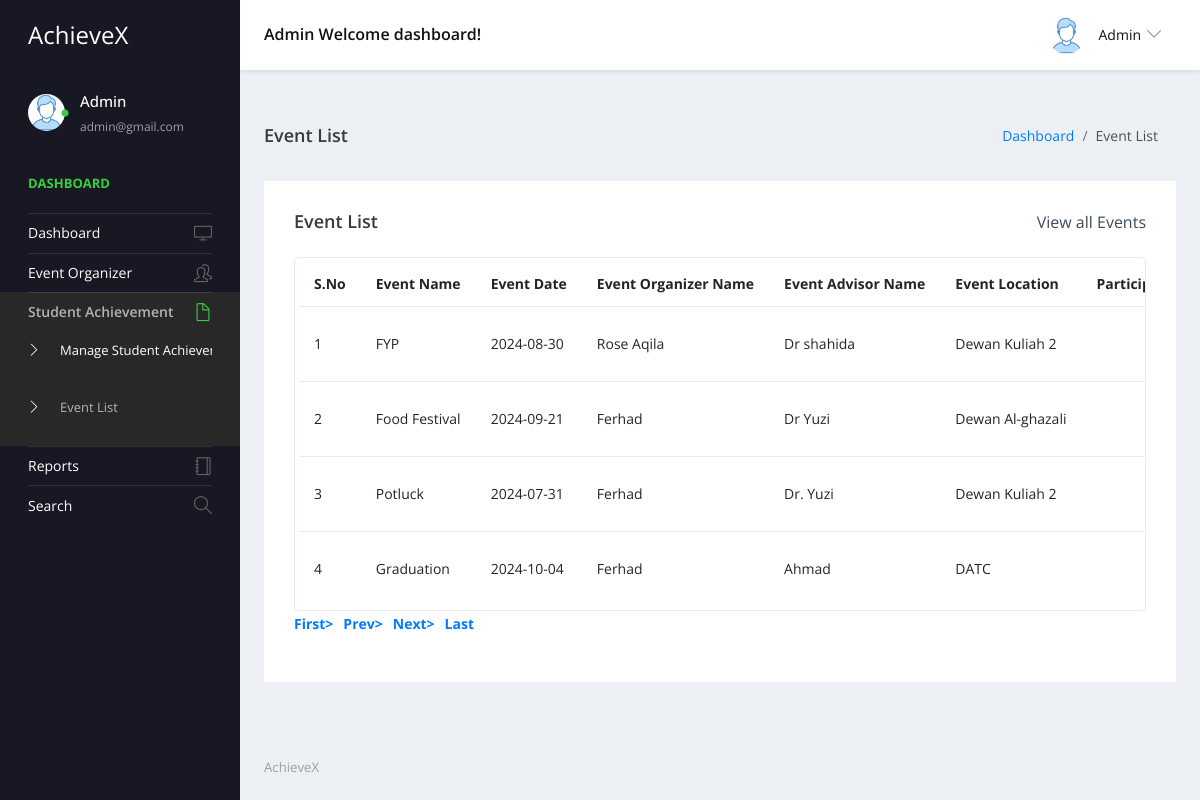
/admin/event-list.php (signed in), run on the app's committed database.
### tables this page shows
CREATE TABLE `tblevent` (
  `ID` int(5) NOT NULL,
  `eventname` varchar(50) DEFAULT NULL,
  `eventdate` date NOT NULL,
  `eoname` varchar(20) NOT NULL,
  `eaname` varchar(20) NOT NULL,
  `eventloc` varchar(50) DEFAULT NULL,
  `CreationDate` timestamp NULL DEFAULT current_timestamp()
);

### admin/event-list.php (the view, shortened to what this page needs)
<?php
include('includes/dbconnection.php');
if (!isset($_SESSION['sturecmsaid']) || strlen($_SESSION['sturecmsaid']) == 0) {
  header('location:logout.php');
  exit;
}
else {
?>
    <!DOCTYPE html>
    <html lang="en">
    <head>
        <link rel="stylesheet" href="vendors/simple-line-icons/css/simple-line-icons.css">
        <link rel="stylesheet" href="vendors/flag-icon-css/css/flag-icon.min.css">
        <link rel="stylesheet" href="vendors/css/vendor.bundle.base.css">
        <link rel="stylesheet" href="./vendors/daterangepicker/daterangepicker.css">
        <link rel="stylesheet" href="./vendors/chartist/chartist.min.css">
        <link rel="stylesheet" href="./css/style.css">
    </head>
    <body>
        <div class="container-scroller">
            <?php include_once('includes/header.php'); ?>
            <div class="container-fluid page-body-wrapper">
                <?php include_once('includes/sidebar.php'); ?>
                <div class="main-panel">
                    <div class="content-wrapper">
                        <div class="page-header">
                            <h3 class="page-title"> Event List</h3>
                            <nav aria-label="breadcrumb">
                                <ol class="breadcrumb">
                                    <li class="breadcrumb-item"><a href="dashboard.php">Dashboard</a></li>
                                    <li class="breadcrumb-item active" aria-current="page"> Event List</li>
                                </ol>
                            </nav>
                        </div>
                        <div class="row">
                            <div class="col-md-12 grid-margin stretch-card">
                                <div class="card">
                                    <div class="card-body">
                                        <div class="d-sm-flex align-items-center mb-4">
                                            <h4 class="card-title mb-sm-0">Event List</h4>
                                            <a href="#" class="text-dark ml-auto mb-3 mb-sm-0"> View all Events</a>
                                        </div>
                                        <div class="table-responsive border rounded p-1">
                                            <table class="table">
                                                <thead>
                                                    <tr>
                                                        <th class="font-weight-bold">S.No</th>
                                                        <th class="font-weight-bold">Event Name</th>
                                                        <th class="font-weight-bold">Event Date</th>
                                                        <th class="font-weight-bold">Event Organizer Name</th>
                                                        <th class="font-weight-bold">Event Advisor Name</th>
                                                        <th class="font-weight-bold">Event Location</th>
                                                        <th class="font-weight-bold">Participate List</th>
                                                    </tr>
                                                </thead>
                                                <tbody>
                                                    <?php
                                                    if (isset($_GET['pageno'])) {
                                                        $pageno = $_GET['pageno'];
                                                    } else {
                                                        $pageno = 1;
                                                    }
                                                    $no_of_records_per_page = 15;
                                                    $offset = ($pageno - 1) * $no_of_records_per_page;
                                                    $ret = "SELECT ID FROM tblevent";
                                                    $query1 = $dbh->prepare($ret);
                                                    $query1->execute();
                                                    $total_rows = $query1->rowCount();
                                                    $total_pages = ceil($total_rows / $no_of_records_per_page);
                                                    $sql = "SELECT * from tblevent LIMIT $offset, $no_of_records_per_page";
                                                    $query = $dbh->prepare($sql);
                                                    $query->execute();
                                                    $results = $query->fetchAll(PDO::FETCH_OBJ);
                                                    $cnt = 1;
                                                    if ($query->rowCount() > 0) {
                                                        foreach ($results as $row) {               ?>
                                                            <tr>
                                                                <td><?php echo htmlentities($cnt); ?></td>
                                                                <td><?php echo htmlentities($row->eventname); ?></td>
                                                                <td><?php echo htmlentities($row->eventdate); ?></td>
                                                                <td><?php echo htmlentities($row->eoname); ?></td>
                                                                <td><?php echo htmlentities($row->eaname); ?></td>
                                                                <td><?php echo htmlentities($row->eventloc); ?></td>
                                                                <td>
                                                                </td>
                                                            </tr><?php $cnt = $cnt + 1;
                                                                }
                                                            } ?>
                                                </tbody>
                                            </table>
                                        </div>
                                        <div align="left">
                                            <ul class="pagination">
                                                <li><a href="?pageno=1"><strong>First></strong></a></li>
                                                <li class="<?php if ($pageno <= 1) {
                                                                echo 'disabled';
                                                            } ?>">
                                                    <a href="<?php if ($pageno <= 1) {
                                                                    echo '#';
                                                                } else {
                                                                    echo "?pageno=" . ($pageno - 1);
                                                                } ?>"><strong style="padding-left: 10px">Prev></strong></a>
                                                </li>
                                                <li class="<?php if ($pageno >= $total_pages) {
                                                                echo 'disabled';
                                                            } ?>">
                                                    <a href="<?php if ($pageno >= $total_pages) {
                                                                    echo '#';
                                                                } else {
                                                                    echo "?pageno=" . ($pageno + 1);
                                                                } ?>"><strong style="padding-left: 10px">Next></strong></a>
                                                </li>
                                                <li><a href="?pageno=<?php echo $total_pages; ?>"><strong style="padding-left: 10px">Last</strong></a></li>
                                            </ul>
                                        </div>
                                    </div>
                                </div>
                            </div>
                        </div>
                    </div>
                    <?php include_once('includes/footer.php'); ?>
                </div>
            </div>
        </div>
    </body>
    </html><?php }  ?>

### admin/includes/header.php (shortened to what this page needs)
 <nav class="navbar default-layout-navbar col-lg-12 col-12 p-0 fixed-top d-flex flex-row">
        <div class="navbar-brand-wrapper d-flex align-items-center">
          <a class="navbar-brand brand-logo" href="dashboard.php">
            <strong style="color: white;">AchieveX</strong>
          </a>
        </div><?php
         $aid= $_SESSION['sturecmsaid'];
$sql="SELECT * from tbladmin where ID=:aid";
$query = $dbh -> prepare($sql);
$query->bindParam(':aid',$aid,PDO::PARAM_STR);
$query->execute();
$results=$query->fetchAll(PDO::FETCH_OBJ);
$cnt=1;
if($query->rowCount() > 0)
{
foreach($results as $row)
{               ?>
        <div class="navbar-menu-wrapper d-flex align-items-center flex-grow-1">
          <h5 class="mb-0 font-weight-medium d-none d-lg-flex"><?php  echo htmlentities($row->AdminName);?> Welcome dashboard!</h5>
          <ul class="navbar-nav navbar-nav-right ml-auto">
            <li class="nav-item dropdown d-none d-xl-inline-flex user-dropdown">
              <a class="nav-link dropdown-toggle" id="UserDropdown" href="#" data-toggle="dropdown" aria-expanded="false">
                <img class="img-xs rounded-circle ml-2" src="images/faces/face8.jpg" alt="Profile image"> <span class="font-weight-normal"> <?php  echo htmlentities($row->AdminName);?> </span></a>
                <?php $cnt=$cnt+1;}} ?>
            </li>
          </ul>
        </div>
      </nav>

### admin/includes/sidebar.php (shortened to what this page needs)
<nav class="sidebar sidebar-offcanvas" id="sidebar">
  <ul class="nav">
    <li class="nav-item nav-profile">
      <a href="#" class="nav-link">
        <div class="profile-image">
          <img class="img-xs rounded-circle" src="images/faces/face8.jpg" alt="profile image">
          <div class="dot-indicator bg-success"></div>
        </div>
        <div class="text-wrapper">
          <?php
          $aid = $_SESSION['sturecmsaid'];
          $sql = "SELECT * from tbladmin where ID=:aid";
          $query = $dbh->prepare($sql);
          $query->bindParam(':aid', $aid, PDO::PARAM_STR);
          $query->execute();
          $results = $query->fetchAll(PDO::FETCH_OBJ);
          $cnt = 1;
          if ($query->rowCount() > 0) {
            foreach ($results as $row) {               ?>
              <p class="profile-name"><?php echo htmlentities($row->AdminName); ?></p>
              <p class="designation"><?php echo htmlentities($row->Email); ?></p><?php $cnt = $cnt + 1;
                                                                                }
                                                                              } ?>
        </div>
      </a>
    </li>
    <li class="nav-item nav-category">
      <span class="nav-link">Dashboard</span>
    </li>
    <li class="nav-item">
      <a class="nav-link" href="dashboard.php">
        <span class="menu-title">Dashboard</span>
        <i class="icon-screen-desktop menu-icon"></i>
      </a>
    </li>
    <li class="nav-item">
      <a class="nav-link" data-toggle="collapse" href="#ui-basic1" aria-expanded="false" aria-controls="ui-basic1">
        <span class="menu-title">Event Organizer</span>
        <i class="icon-people menu-icon"></i>
      </a>
    </li>
    <li class="nav-item">
      <a class="nav-link" data-toggle="collapse" href="#auth1" aria-expanded="false" aria-controls="auth">
        <span class="menu-title">Student Achievement</span>
        <i class="icon-doc menu-icon"></i>
      </a>
      <div class="collapse" id="auth1">
        <ul class="nav flex-column sub-menu">
          <li class="nav-item"> <a class="nav-link" href="manage-student-achievement.php"> Manage Student Achievement </a></li>
        </ul>
        <ul class="nav flex-column sub-menu">
          <li class="nav-item"> <a class="nav-link" href="event-list.php"> Event List </a></li>
        </ul>
      </div>
    </li>
    <li class="nav-item">
      <a class="nav-link" href="between-dates-reports.php">
        <span class="menu-title">Reports</span>
        <i class="icon-notebook menu-icon"></i>
      </a>
    </li>
    <li class="nav-item">
      <a class="nav-link" href="search.php">
        <span class="menu-title">Search</span>
        <i class="icon-magnifier menu-icon"></i>
      </a>
    </li>
  </ul>
</nav>

### data on the page
tblevent: eventname "FYP", eventdate "2024-08-30", eoname "Rose Aqila", eaname "Dr shahida", eventloc "Dewan Kuliah 2"
tblevent: eventname "Food Festival", eventdate "2024-09-21", eoname "Ferhad", eaname "Dr Yuzi", eventloc "Dewan Al-ghazali"
tblevent: eventname "Potluck", eventdate "2024-07-31", eoname "Ferhad", eaname "Dr. Yuzi", eventloc "Dewan Kuliah 2"
tblevent: eventname "Graduation", eventdate "2024-10-04", eoname "Ferhad", eaname "Ahmad", eventloc "DATC"

### other printed values
$row->AdminName "Admin"
$row->Email "admin@gmail.com"
